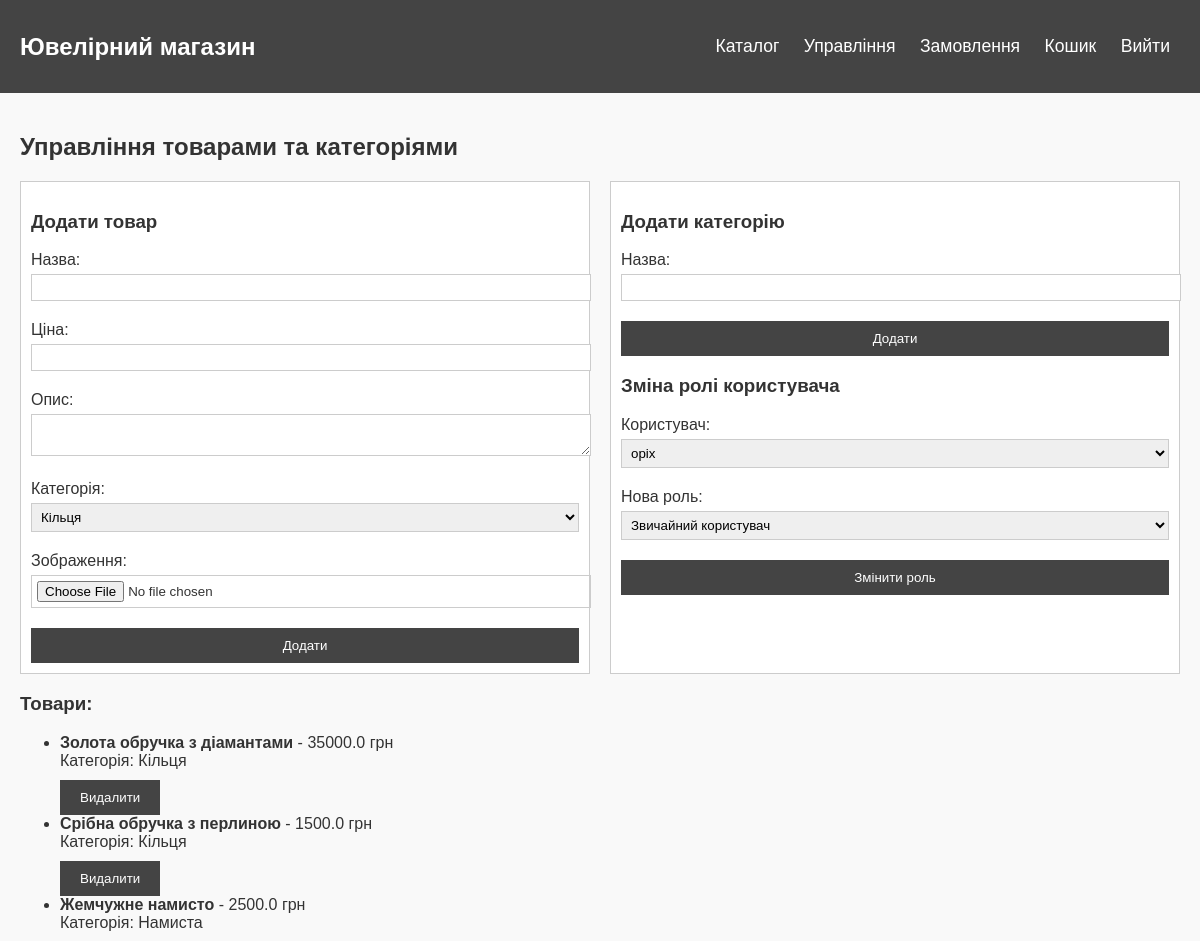
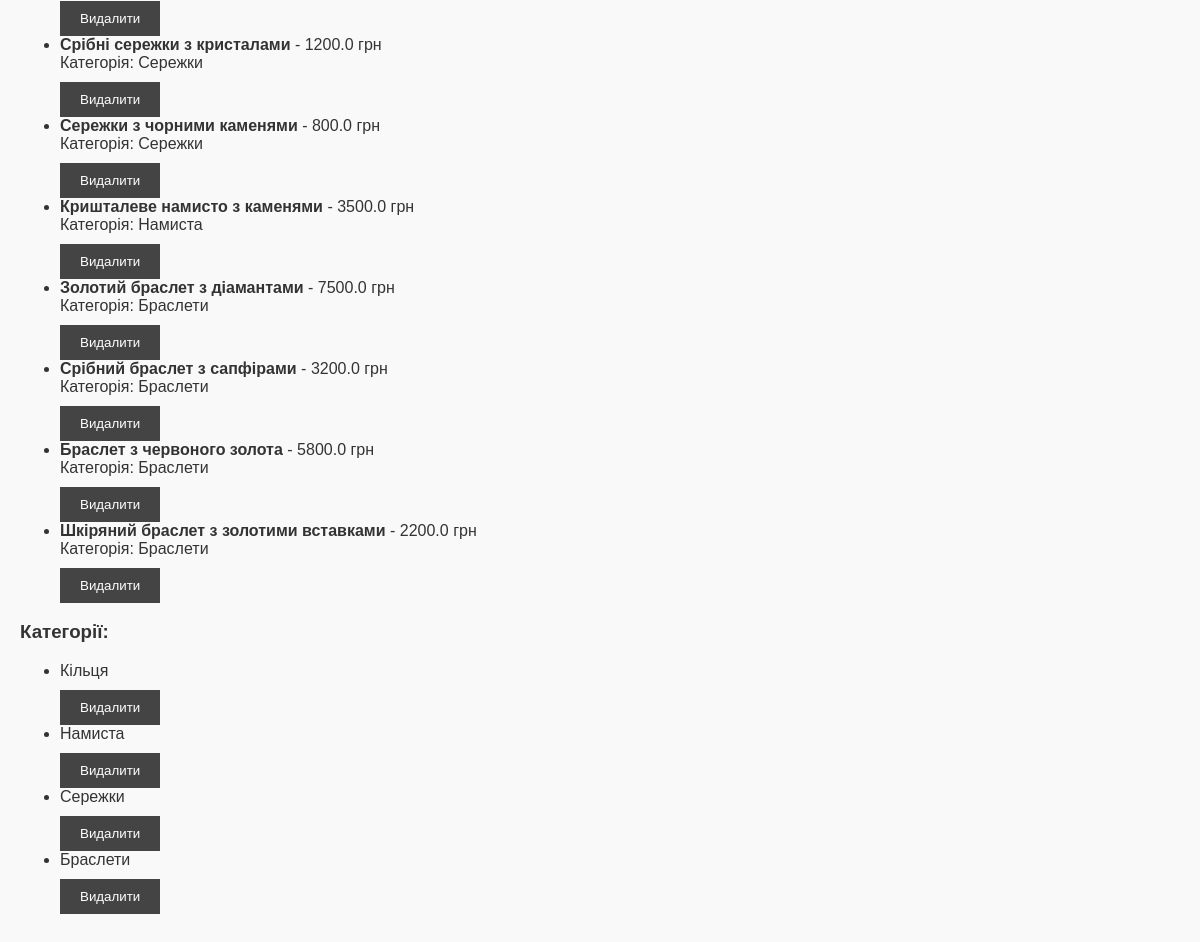
/manage (signed in), run on the app's committed database (2 pictures, top to bottom).
### app.py (models this page shows)
class Good(db.Model):
    id = db.Column(db.Integer, primary_key=True)
    name = db.Column(db.String(80), nullable=False)
    price = db.Column(db.Float, nullable=False)
    description = db.Column(db.Text, nullable=True)
    category_id = db.Column(db.Integer, db.ForeignKey('category.id'), nullable=False)
    category = db.relationship('Category', backref=db.backref('goods', lazy=True))
    image = db.Column(db.String(120), nullable=True)

class Category(db.Model):
    id = db.Column(db.Integer, primary_key=True)
    name = db.Column(db.String(80), nullable=False)

### app.py (the view)
@app.route('/manage')
def manage():
    if 'username' not in session or session['role'] != 'manager':
        flash('Недостатньо прав для доступу до управління!')
        return redirect(url_for('catalog'))
    goods = Good.query.all()
    categories = Category.query.all()
    users = User.query.all()
    return render_template('manage.html', goods=goods, categories=categories, users=users)

### templates/manage.html (shortened to what this page needs)
{% extends "layout.html" %}
{% block content %}
<h2>Управління товарами та категоріями</h2>
<div class="manage-forms">
    <div class="form">
        <h3>Додати товар</h3>
        <form method="post" action="{{ url_for('add_good') }}" enctype="multipart/form-data">
            <label for="name">Назва:</label>
            <input type="text" id="name" name="name" required>
            <label for="price">Ціна:</label>
            <input type="number" step="0.01" id="price" name="price" required>
            <label for="description">Опис:</label>
            <textarea id="description" name="description"></textarea>
            <label for="category_id">Категорія:</label>
            <select id="category_id" name="category_id" required>
                {% for category in categories %}
                <option value="{{ category.id }}">{{ category.name }}</option>
                {% endfor %}
            </select>
            <label for="image">Зображення:</label>
            <input type="file" id="image" name="image" required>
            <button type="submit" class="btn">Додати</button>
        </form>
    </div>
    <div class="form">
        <h3>Додати категорію</h3>
        <form method="post" action="{{ url_for('add_category') }}">
            <label for="name">Назва:</label>
            <input type="text" id="name" name="name" required>
            <button type="submit" class="btn">Додати</button>
        </form>
        <h3>Зміна ролі користувача</h3>
<form method="post" action="{{ url_for('change_role') }}">
    <label for="user_id">Користувач:</label>
    <select id="user_id" name="user_id" required>
        {% for user in users %}
            <option value="{{ user.id }}">{{ user.username }}</option>
        {% endfor %}
    </select>
    <label for="role">Нова роль:</label>
    <select id="role" name="role" required>
        <option value="user">Звичайний користувач</option>
    </select>
    <button type="submit" class="btn">Змінити роль</button>
</form>
    </div>
</div>
<div class="manage-list">
    <h3>Товари:</h3>
    <ul>
        {% for good in goods %}
        <li>
            <strong>{{ good.name }}</strong> - {{ good.price }} грн <br>
            Категорія: {{ good.category.name }}<br>
            <form method="post" action="{{ url_for('delete_good', good_id=good.id) }}">
                <button type="submit" class="btn btn-danger">Видалити</button>
            </form>
        </li>
        {% endfor %}
    </ul>
</div>
<div class="manage-list">
    <h3>Категорії:</h3>
    <ul>
        {% for category in categories %}
        <li>
            {{ category.name }}
            <form method="post" action="{{ url_for('delete_category', category_id=category.id) }}">
                <button type="submit" class="btn btn-danger">Видалити</button>
            </form>
        </li>
        {% endfor %}
    </ul>
</div>
{% endblock %}

### static/styles.css (style rules this page uses)
body { font-family: Arial, sans-serif; margin: 0; padding: 0; background-color: #f9f9f9; color: #333; }
.btn { padding: 10px 20px; background-color: #444; color: #fff; text-decoration: none; border: none; cursor: pointer; margin-top: 10px; }
.manage-forms { display: flex; gap: 20px; }
.form { flex: 1; border: 1px solid #ccc; padding: 10px; background-color: #fff; }
.form label { display: block; margin: 10px 0 5px; }
.form input, .form select, .form textarea { width: 100%; padding: 5px; margin-bottom: 10px; border: 1px solid #ccc; }
.form button { display: block; width: 100%; padding: 10px; background-color: #444; color: #fff; border: none; cursor: pointer; }

### data on the page
Good: name "Золота обручка з діамантами", price "35000.0", category.name "Кільця"
Good: name "Срібна обручка з перлиною", price "1500.0", category.name "Кільця"
Good: name "Жемчужне намисто", price "2500.0", category.name "Намиста"
Good: name "Срібні сережки з кристалами", price "1200.0", category.name "Сережки"
Good: name "Сережки з чорними каменями", price "800.0", category.name "Сережки"
Good: name "Кришталеве намисто з каменями", price "3500.0", category.name "Намиста"
Good: name "Золотий браслет з діамантами", price "7500.0", category.name "Браслети"
Good: name "Срібний браслет з сапфірами", price "3200.0", category.name "Браслети"
Good: name "Браслет з червоного золота", price "5800.0", category.name "Браслети"
Good: name "Шкіряний браслет з золотими вставками", price "2200.0", category.name "Браслети"
Category: name "Кільця"
Category: name "Намиста"
Category: name "Сережки"
Category: name "Браслети"

### other printed values
form field category_id "Кільця"
form field user_id "opix"
